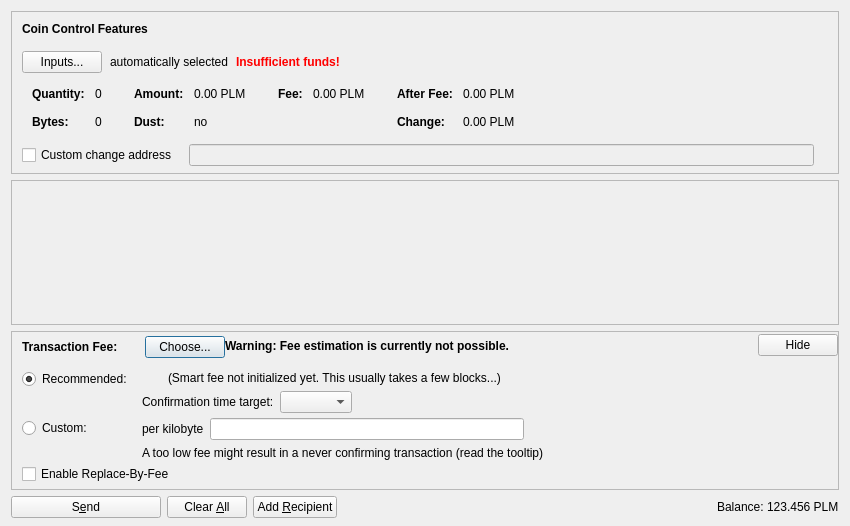
<?xml version="1.0" encoding="UTF-8"?>
<ui version="4.0">
 <class>SendCoinsDialog</class>
 <widget class="QDialog" name="SendCoinsDialog">
  <property name="geometry">
   <rect>
    <x>0</x>
    <y>0</y>
    <width>850</width>
    <height>526</height>
   </rect>
  </property>
  <property name="windowTitle">
   <string>Send Coins</string>
  </property>
  <layout class="QVBoxLayout" name="verticalLayout" stretch="0,1,0,0">
   <property name="bottomMargin">
    <number>8</number>
   </property>
   <item>
    <widget class="QFrame" name="frameCoinControl">
     <property name="sizePolicy">
      <sizepolicy hsizetype="Expanding" vsizetype="Expanding">
       <horstretch>0</horstretch>
       <verstretch>0</verstretch>
      </sizepolicy>
     </property>
     <property name="maximumSize">
      <size>
       <width>16777215</width>
       <height>16777215</height>
      </size>
     </property>
     <property name="frameShape">
      <enum>QFrame::StyledPanel</enum>
     </property>
     <property name="frameShadow">
      <enum>QFrame::Sunken</enum>
     </property>
     <layout class="QVBoxLayout" name="verticalLayoutCoinControl2">
      <property name="spacing">
       <number>0</number>
      </property>
      <property name="leftMargin">
       <number>0</number>
      </property>
      <property name="topMargin">
       <number>0</number>
      </property>
      <property name="rightMargin">
       <number>0</number>
      </property>
      <property name="bottomMargin">
       <number>6</number>
      </property>
      <item>
       <layout class="QVBoxLayout" name="verticalLayoutCoinControl" stretch="0,0,0,0,1">
        <property name="spacing">
         <number>0</number>
        </property>
        <property name="leftMargin">
         <number>10</number>
        </property>
        <property name="topMargin">
         <number>10</number>
        </property>
        <item>
         <layout class="QHBoxLayout" name="horizontalLayoutCoinControl1">
          <property name="bottomMargin">
           <number>15</number>
          </property>
          <item>
           <widget class="QLabel" name="labelCoinControlFeatures">
            <property name="sizePolicy">
             <sizepolicy hsizetype="Preferred" vsizetype="Maximum">
              <horstretch>0</horstretch>
              <verstretch>0</verstretch>
             </sizepolicy>
            </property>
            <property name="font">
             <font>
              <weight>75</weight>
              <bold>true</bold>
             </font>
            </property>
            <property name="styleSheet">
             <string notr="true">font-weight:bold;</string>
            </property>
            <property name="text">
             <string>Coin Control Features</string>
            </property>
           </widget>
          </item>
         </layout>
        </item>
        <item>
         <layout class="QHBoxLayout" name="horizontalLayoutCoinControl2" stretch="0,0,0,0">
          <property name="spacing">
           <number>8</number>
          </property>
          <property name="bottomMargin">
           <number>10</number>
          </property>
          <item>
           <widget class="QPushButton" name="pushButtonCoinControl">
            <property name="styleSheet">
             <string notr="true"/>
            </property>
            <property name="text">
             <string>Inputs...</string>
            </property>
            <property name="autoDefault">
             <bool>false</bool>
            </property>
           </widget>
          </item>
          <item>
           <widget class="QLabel" name="labelCoinControlAutomaticallySelected">
            <property name="text">
             <string>automatically selected</string>
            </property>
            <property name="margin">
             <number>5</number>
            </property>
           </widget>
          </item>
          <item>
           <widget class="QLabel" name="labelCoinControlInsuffFunds">
            <property name="font">
             <font>
              <weight>75</weight>
              <bold>true</bold>
             </font>
            </property>
            <property name="styleSheet">
             <string notr="true">color:red;font-weight:bold;</string>
            </property>
            <property name="text">
             <string>Insufficient funds!</string>
            </property>
            <property name="margin">
             <number>5</number>
            </property>
           </widget>
          </item>
          <item>
           <spacer name="horizontalSpacerCoinControl">
            <property name="orientation">
             <enum>Qt::Horizontal</enum>
            </property>
            <property name="sizeHint" stdset="0">
             <size>
              <width>40</width>
              <height>1</height>
             </size>
            </property>
           </spacer>
          </item>
         </layout>
        </item>
        <item>
         <widget class="QWidget" name="widgetCoinControl" native="true">
          <property name="sizePolicy">
           <sizepolicy hsizetype="Preferred" vsizetype="Preferred">
            <horstretch>0</horstretch>
            <verstretch>0</verstretch>
           </sizepolicy>
          </property>
          <property name="minimumSize">
           <size>
            <width>0</width>
            <height>0</height>
           </size>
          </property>
          <property name="styleSheet">
           <string notr="true"/>
          </property>
          <layout class="QHBoxLayout" name="horizontalLayoutCoinControl5">
           <property name="leftMargin">
            <number>0</number>
           </property>
           <property name="topMargin">
            <number>0</number>
           </property>
           <property name="rightMargin">
            <number>0</number>
           </property>
           <property name="bottomMargin">
            <number>0</number>
           </property>
           <item>
            <layout class="QHBoxLayout" name="horizontalLayoutCoinControl3" stretch="0,0,0,1">
             <property name="spacing">
              <number>20</number>
             </property>
             <property name="topMargin">
              <number>0</number>
             </property>
             <property name="bottomMargin">
              <number>10</number>
             </property>
             <item>
              <layout class="QFormLayout" name="formLayoutCoinControl1">
               <property name="horizontalSpacing">
                <number>10</number>
               </property>
               <property name="verticalSpacing">
                <number>14</number>
               </property>
               <property name="leftMargin">
                <number>10</number>
               </property>
               <property name="topMargin">
                <number>4</number>
               </property>
               <property name="rightMargin">
                <number>6</number>
               </property>
               <item row="0" column="0">
                <widget class="QLabel" name="labelCoinControlQuantityText">
                 <property name="font">
                  <font>
                   <weight>75</weight>
                   <bold>true</bold>
                  </font>
                 </property>
                 <property name="text">
                  <string>Quantity:</string>
                 </property>
                 <property name="margin">
                  <number>0</number>
                 </property>
                </widget>
               </item>
               <item row="0" column="1">
                <widget class="QLabel" name="labelCoinControlQuantity">
                 <property name="cursor">
                  <cursorShape>IBeamCursor</cursorShape>
                 </property>
                 <property name="contextMenuPolicy">
                  <enum>Qt::ActionsContextMenu</enum>
                 </property>
                 <property name="text">
                  <string notr="true">0</string>
                 </property>
                 <property name="margin">
                  <number>0</number>
                 </property>
                 <property name="textInteractionFlags">
                  <set>Qt::LinksAccessibleByMouse|Qt::TextSelectableByKeyboard|Qt::TextSelectableByMouse</set>
                 </property>
                </widget>
               </item>
               <item row="1" column="0">
                <widget class="QLabel" name="labelCoinControlBytesText">
                 <property name="font">
                  <font>
                   <weight>75</weight>
                   <bold>true</bold>
                  </font>
                 </property>
                 <property name="text">
                  <string>Bytes:</string>
                 </property>
                </widget>
               </item>
               <item row="1" column="1">
                <widget class="QLabel" name="labelCoinControlBytes">
                 <property name="cursor">
                  <cursorShape>IBeamCursor</cursorShape>
                 </property>
                 <property name="contextMenuPolicy">
                  <enum>Qt::ActionsContextMenu</enum>
                 </property>
                 <property name="text">
                  <string notr="true">0</string>
                 </property>
                 <property name="textInteractionFlags">
                  <set>Qt::LinksAccessibleByMouse|Qt::TextSelectableByKeyboard|Qt::TextSelectableByMouse</set>
                 </property>
                </widget>
               </item>
              </layout>
             </item>
             <item>
              <layout class="QFormLayout" name="formLayoutCoinControl2">
               <property name="horizontalSpacing">
                <number>10</number>
               </property>
               <property name="verticalSpacing">
                <number>14</number>
               </property>
               <property name="leftMargin">
                <number>6</number>
               </property>
               <property name="topMargin">
                <number>4</number>
               </property>
               <property name="rightMargin">
                <number>6</number>
               </property>
               <item row="0" column="0">
                <widget class="QLabel" name="labelCoinControlAmountText">
                 <property name="font">
                  <font>
                   <weight>75</weight>
                   <bold>true</bold>
                  </font>
                 </property>
                 <property name="text">
                  <string>Amount:</string>
                 </property>
                 <property name="margin">
                  <number>0</number>
                 </property>
                </widget>
               </item>
               <item row="0" column="1">
                <widget class="QLabel" name="labelCoinControlAmount">
                 <property name="cursor">
                  <cursorShape>IBeamCursor</cursorShape>
                 </property>
                 <property name="contextMenuPolicy">
                  <enum>Qt::ActionsContextMenu</enum>
                 </property>
                 <property name="text">
                  <string notr="true">0.00 PLM</string>
                 </property>
                 <property name="textInteractionFlags">
                  <set>Qt::LinksAccessibleByMouse|Qt::TextSelectableByKeyboard|Qt::TextSelectableByMouse</set>
                 </property>
                </widget>
               </item>
               <item row="1" column="0">
                <widget class="QLabel" name="labelCoinControlLowOutputText">
                 <property name="font">
                  <font>
                   <weight>75</weight>
                   <bold>true</bold>
                  </font>
                 </property>
                 <property name="text">
                  <string>Dust:</string>
                 </property>
                </widget>
               </item>
               <item row="1" column="1">
                <widget class="QLabel" name="labelCoinControlLowOutput">
                 <property name="cursor">
                  <cursorShape>IBeamCursor</cursorShape>
                 </property>
                 <property name="contextMenuPolicy">
                  <enum>Qt::ActionsContextMenu</enum>
                 </property>
                 <property name="text">
                  <string notr="true">no</string>
                 </property>
                 <property name="textInteractionFlags">
                  <set>Qt::LinksAccessibleByMouse|Qt::TextSelectableByKeyboard|Qt::TextSelectableByMouse</set>
                 </property>
                </widget>
               </item>
              </layout>
             </item>
             <item>
              <layout class="QFormLayout" name="formLayoutCoinControl3">
               <property name="horizontalSpacing">
                <number>10</number>
               </property>
               <property name="verticalSpacing">
                <number>14</number>
               </property>
               <property name="leftMargin">
                <number>6</number>
               </property>
               <property name="topMargin">
                <number>4</number>
               </property>
               <property name="rightMargin">
                <number>6</number>
               </property>
               <item row="0" column="0">
                <widget class="QLabel" name="labelCoinControlFeeText">
                 <property name="font">
                  <font>
                   <weight>75</weight>
                   <bold>true</bold>
                  </font>
                 </property>
                 <property name="text">
                  <string>Fee:</string>
                 </property>
                 <property name="margin">
                  <number>0</number>
                 </property>
                </widget>
               </item>
               <item row="0" column="1">
                <widget class="QLabel" name="labelCoinControlFee">
                 <property name="cursor">
                  <cursorShape>IBeamCursor</cursorShape>
                 </property>
                 <property name="contextMenuPolicy">
                  <enum>Qt::ActionsContextMenu</enum>
                 </property>
                 <property name="text">
                  <string notr="true">0.00 PLM</string>
                 </property>
                 <property name="textInteractionFlags">
                  <set>Qt::LinksAccessibleByMouse|Qt::TextSelectableByKeyboard|Qt::TextSelectableByMouse</set>
                 </property>
                </widget>
               </item>
              </layout>
             </item>
             <item>
              <layout class="QFormLayout" name="formLayoutCoinControl4">
               <property name="horizontalSpacing">
                <number>10</number>
               </property>
               <property name="verticalSpacing">
                <number>14</number>
               </property>
               <property name="leftMargin">
                <number>6</number>
               </property>
               <property name="topMargin">
                <number>4</number>
               </property>
               <property name="rightMargin">
                <number>6</number>
               </property>
               <item row="0" column="0">
                <widget class="QLabel" name="labelCoinControlAfterFeeText">
                 <property name="font">
                  <font>
                   <weight>75</weight>
                   <bold>true</bold>
                  </font>
                 </property>
                 <property name="text">
                  <string>After Fee:</string>
                 </property>
                 <property name="margin">
                  <number>0</number>
                 </property>
                </widget>
               </item>
               <item row="0" column="1">
                <widget class="QLabel" name="labelCoinControlAfterFee">
                 <property name="cursor">
                  <cursorShape>IBeamCursor</cursorShape>
                 </property>
                 <property name="contextMenuPolicy">
                  <enum>Qt::ActionsContextMenu</enum>
                 </property>
                 <property name="text">
                  <string notr="true">0.00 PLM</string>
                 </property>
                 <property name="textInteractionFlags">
                  <set>Qt::LinksAccessibleByMouse|Qt::TextSelectableByKeyboard|Qt::TextSelectableByMouse</set>
                 </property>
                </widget>
               </item>
               <item row="1" column="0">
                <widget class="QLabel" name="labelCoinControlChangeText">
                 <property name="font">
                  <font>
                   <weight>75</weight>
                   <bold>true</bold>
                  </font>
                 </property>
                 <property name="text">
                  <string>Change:</string>
                 </property>
                </widget>
               </item>
               <item row="1" column="1">
                <widget class="QLabel" name="labelCoinControlChange">
                 <property name="cursor">
                  <cursorShape>IBeamCursor</cursorShape>
                 </property>
                 <property name="contextMenuPolicy">
                  <enum>Qt::ActionsContextMenu</enum>
                 </property>
                 <property name="text">
                  <string notr="true">0.00 PLM</string>
                 </property>
                 <property name="textInteractionFlags">
                  <set>Qt::LinksAccessibleByMouse|Qt::TextSelectableByKeyboard|Qt::TextSelectableByMouse</set>
                 </property>
                </widget>
               </item>
              </layout>
             </item>
            </layout>
           </item>
          </layout>
         </widget>
        </item>
        <item>
         <layout class="QHBoxLayout" name="horizontalLayoutCoinControl4" stretch="0,0,0">
          <property name="spacing">
           <number>12</number>
          </property>
          <property name="sizeConstraint">
           <enum>QLayout::SetDefaultConstraint</enum>
          </property>
          <property name="topMargin">
           <number>5</number>
          </property>
          <property name="rightMargin">
           <number>5</number>
          </property>
          <item>
           <widget class="QCheckBox" name="checkBoxCoinControlChange">
            <property name="toolTip">
             <string>If this is activated, but the change address is empty or invalid, change will be sent to a newly generated address.</string>
            </property>
            <property name="text">
             <string>Custom change address</string>
            </property>
           </widget>
          </item>
          <item>
           <widget class="QValidatedLineEdit" name="lineEditCoinControlChange">
            <property name="enabled">
             <bool>false</bool>
            </property>
            <property name="sizePolicy">
             <sizepolicy hsizetype="Expanding" vsizetype="Fixed">
              <horstretch>0</horstretch>
              <verstretch>0</verstretch>
             </sizepolicy>
            </property>
           </widget>
          </item>
          <item>
           <widget class="QLabel" name="labelCoinControlChangeLabel">
            <property name="sizePolicy">
             <sizepolicy hsizetype="Preferred" vsizetype="Expanding">
              <horstretch>0</horstretch>
              <verstretch>0</verstretch>
             </sizepolicy>
            </property>
            <property name="minimumSize">
             <size>
              <width>0</width>
              <height>0</height>
             </size>
            </property>
            <property name="text">
             <string/>
            </property>
            <property name="margin">
             <number>3</number>
            </property>
           </widget>
          </item>
         </layout>
        </item>
        <item>
         <spacer name="verticalSpacerCoinControl">
          <property name="orientation">
           <enum>Qt::Vertical</enum>
          </property>
          <property name="sizeHint" stdset="0">
           <size>
            <width>800</width>
            <height>1</height>
           </size>
          </property>
         </spacer>
        </item>
       </layout>
      </item>
     </layout>
    </widget>
   </item>
   <item>
    <widget class="QScrollArea" name="scrollArea">
     <property name="widgetResizable">
      <bool>true</bool>
     </property>
     <widget class="QWidget" name="scrollAreaWidgetContents">
      <property name="geometry">
       <rect>
        <x>0</x>
        <y>0</y>
        <width>830</width>
        <height>104</height>
       </rect>
      </property>
      <layout class="QVBoxLayout" name="verticalLayout_2" stretch="0,1">
       <property name="leftMargin">
        <number>0</number>
       </property>
       <property name="topMargin">
        <number>0</number>
       </property>
       <property name="rightMargin">
        <number>0</number>
       </property>
       <property name="bottomMargin">
        <number>0</number>
       </property>
       <item>
        <layout class="QVBoxLayout" name="entries">
         <property name="spacing">
          <number>6</number>
         </property>
        </layout>
       </item>
       <item>
        <spacer name="verticalSpacer">
         <property name="orientation">
          <enum>Qt::Vertical</enum>
         </property>
         <property name="sizeHint" stdset="0">
          <size>
           <width>20</width>
           <height>40</height>
          </size>
         </property>
        </spacer>
       </item>
      </layout>
     </widget>
    </widget>
   </item>
   <item>
    <widget class="QFrame" name="frameFee">
     <property name="sizePolicy">
      <sizepolicy hsizetype="Expanding" vsizetype="Expanding">
       <horstretch>0</horstretch>
       <verstretch>0</verstretch>
      </sizepolicy>
     </property>
     <property name="maximumSize">
      <size>
       <width>16777215</width>
       <height>16777215</height>
      </size>
     </property>
     <property name="frameShape">
      <enum>QFrame::StyledPanel</enum>
     </property>
     <property name="frameShadow">
      <enum>QFrame::Sunken</enum>
     </property>
     <layout class="QVBoxLayout" name="verticalLayoutFee1">
      <property name="spacing">
       <number>0</number>
      </property>
      <property name="leftMargin">
       <number>0</number>
      </property>
      <property name="topMargin">
       <number>0</number>
      </property>
      <property name="rightMargin">
       <number>0</number>
      </property>
      <property name="bottomMargin">
       <number>0</number>
      </property>
      <item>
       <layout class="QVBoxLayout" name="verticalLayoutFee2" stretch="0,0,0">
        <property name="spacing">
         <number>0</number>
        </property>
        <property name="leftMargin">
         <number>10</number>
        </property>
        <property name="topMargin">
         <number>0</number>
        </property>
        <item>
         <layout class="QHBoxLayout" name="horizontalLayoutFee1">
          <property name="bottomMargin">
           <number>0</number>
          </property>
          <item>
           <layout class="QVBoxLayout" name="verticalLayoutFee7">
            <property name="spacing">
             <number>0</number>
            </property>
            <item>
             <spacer name="verticalSpacerSmartFee">
              <property name="orientation">
               <enum>Qt::Vertical</enum>
              </property>
              <property name="sizeType">
               <enum>QSizePolicy::Fixed</enum>
              </property>
              <property name="sizeHint" stdset="0">
               <size>
                <width>1</width>
                <height>4</height>
               </size>
              </property>
             </spacer>
            </item>
            <item>
             <layout class="QHBoxLayout" name="horizontalLayoutSmartFee">
              <property name="spacing">
               <number>10</number>
              </property>
              <item>
               <widget class="QLabel" name="labelFeeHeadline">
                <property name="sizePolicy">
                 <sizepolicy hsizetype="Preferred" vsizetype="Maximum">
                  <horstretch>0</horstretch>
                  <verstretch>0</verstretch>
                 </sizepolicy>
                </property>
                <property name="font">
                 <font>
                  <weight>75</weight>
                  <bold>true</bold>
                 </font>
                </property>
                <property name="styleSheet">
                 <string notr="true">font-weight:bold;</string>
                </property>
                <property name="text">
                 <string>Transaction Fee:</string>
                </property>
               </widget>
              </item>
              <item>
               <widget class="QLabel" name="labelFeeMinimized">
                <property name="text">
                 <string/>
                </property>
               </widget>
              </item>
              <item>
               <widget class="QPushButton" name="buttonChooseFee">
                <property name="text">
                 <string>Choose...</string>
                </property>
               </widget>
              </item>
             </layout>
            </item>
            <item>
             <spacer name="verticalSpacer_5">
              <property name="orientation">
               <enum>Qt::Vertical</enum>
              </property>
              <property name="sizeHint" stdset="0">
               <size>
                <width>1</width>
                <height>1</height>
               </size>
              </property>
             </spacer>
            </item>
           </layout>
          </item>
          <item>
           <widget class="QLabel" name="fallbackFeeWarningLabel">
            <property name="toolTip">
             <string>Using the fallbackfee can result in sending a transaction that will take several hours or days (or never) to confirm. Consider choosing your fee manually or wait until you have validated the complete chain.</string>
            </property>
            <property name="font">
            <font>
                <weight>75</weight>
                <bold>true</bold>
            </font>
            </property>
            <property name="text">
             <string>Warning: Fee estimation is currently not possible.</string>
            </property>
            <property name="wordWrap">
             <bool>false</bool>
            </property>
           </widget>
          </item>
          <item>
           <spacer name="horizontalSpacer_4">
            <property name="orientation">
             <enum>Qt::Horizontal</enum>
            </property>
            <property name="sizeType">
             <enum>QSizePolicy::MinimumExpanding</enum>
            </property>
            <property name="sizeHint" stdset="0">
             <size>
              <width>40</width>
              <height>20</height>
             </size>
            </property>
           </spacer>
          </item>
          <item>
           <widget class="QPushButton" name="buttonMinimizeFee">
            <property name="toolTip">
             <string>Hide transaction fee settings</string>
            </property>
            <property name="text">
             <string>Hide</string>
            </property>
           </widget>
          </item>
         </layout>
        </item>
        <item>
         <widget class="QFrame" name="frameFeeSelection">
          <layout class="QVBoxLayout" name="verticalLayoutFee12">
           <property name="spacing">
            <number>0</number>
           </property>
           <property name="leftMargin">
            <number>0</number>
           </property>
           <property name="topMargin">
            <number>0</number>
           </property>
           <property name="rightMargin">
            <number>0</number>
           </property>
           <property name="bottomMargin">
            <number>0</number>
           </property>
           <item>
            <layout class="QGridLayout" name="gridLayoutFee">
             <property name="topMargin">
              <number>10</number>
             </property>
             <property name="bottomMargin">
              <number>4</number>
             </property>
             <property name="horizontalSpacing">
              <number>10</number>
             </property>
             <property name="verticalSpacing">
              <number>4</number>
             </property>
             <item row="1" column="1">
              <layout class="QVBoxLayout" name="verticalLayoutFee8">
               <property name="spacing">
                <number>6</number>
               </property>
               <item>
                <layout class="QHBoxLayout" name="horizontalLayoutFee13">
                 <item>
                  <widget class="QLabel" name="labelCustomPerKilobyte">
                   <property name="toolTip">
                    <string>Specify a custom fee per kB (1,000 bytes) of the transaction's virtual size.

Note:  Since the fee is calculated on a per-byte basis, a fee of "100 satoshis per kB" for a transaction size of 500 bytes (half of 1 kB) would ultimately yield a fee of only 50 satoshis.</string>
                   </property>
                   <property name="text">
                    <string>per kilobyte</string>
                   </property>
                  </widget>
                 </item>
                 <item>
                  <widget class="blockleAmountField" name="customFee"/>
                 </item>
                 <item>
                  <spacer name="horizontalSpacer_6">
                   <property name="orientation">
                    <enum>Qt::Horizontal</enum>
                   </property>
                   <property name="sizeHint" stdset="0">
                    <size>
                     <width>1</width>
                     <height>1</height>
                    </size>
                   </property>
                  </spacer>
                 </item>
                </layout>
               </item>
               <item>
                <layout class="QHBoxLayout" name="horizontalLayoutFee8">
                 <item>
                  <widget class="QLabel" name="labelCustomFeeWarning">
                   <property name="enabled">
                    <bool>true</bool>
                   </property>
                   <property name="toolTip">
                    <string>When there is less transaction volume than space in the blocks, miners as well as relaying nodes may enforce a minimum fee. Paying only this minimum fee is just fine, but be aware that this can result in a never confirming transaction once there is more demand for blockle transactions than the network can process.</string>
                   </property>
                   <property name="text">
                    <string>A too low fee might result in a never confirming transaction (read the tooltip)</string>
                   </property>
                  </widget>
                 </item>
                 <item>
                  <spacer name="horizontalSpacer_2">
                   <property name="orientation">
                    <enum>Qt::Horizontal</enum>
                   </property>
                   <property name="sizeHint" stdset="0">
                    <size>
                     <width>1</width>
                     <height>1</height>
                    </size>
                   </property>
                  </spacer>
                 </item>
                </layout>
               </item>
              </layout>
             </item>
             <item row="0" column="0">
              <layout class="QVBoxLayout" name="verticalLayoutFee4" stretch="0,1">
               <item>
                <widget class="QRadioButton" name="radioSmartFee">
                 <property name="text">
                  <string>Recommended:</string>
                 </property>
                 <property name="checked">
                  <bool>true</bool>
                 </property>
                 <attribute name="buttonGroup">
                  <string notr="true">groupFee</string>
                 </attribute>
                </widget>
               </item>
               <item>
                <spacer name="verticalSpacer_2">
                 <property name="orientation">
                  <enum>Qt::Vertical</enum>
                 </property>
                 <property name="sizeHint" stdset="0">
                  <size>
                   <width>1</width>
                   <height>1</height>
                  </size>
                 </property>
                </spacer>
               </item>
              </layout>
             </item>
             <item row="1" column="0">
              <layout class="QVBoxLayout" name="verticalLayoutFee9" stretch="0,1">
               <item>
                <widget class="QRadioButton" name="radioCustomFee">
                 <property name="text">
                  <string>Custom:</string>
                 </property>
                 <attribute name="buttonGroup">
                  <string notr="true">groupFee</string>
                 </attribute>
                </widget>
               </item>
               <item>
                <spacer name="verticalSpacer_6">
                 <property name="orientation">
                  <enum>Qt::Vertical</enum>
                 </property>
                 <property name="sizeHint" stdset="0">
                  <size>
                   <width>1</width>
                   <height>1</height>
                  </size>
                 </property>
                </spacer>
               </item>
              </layout>
             </item>
             <item row="0" column="1">
              <layout class="QVBoxLayout" name="verticalLayoutFee3" stretch="0,0,1">
               <property name="spacing">
                <number>6</number>
               </property>
               <property name="topMargin">
                <number>2</number>
               </property>
               <item>
                <layout class="QHBoxLayout" name="horizontalLayoutFee12">
                 <item>
                  <widget class="QLabel" name="labelSmartFee">
                   <property name="text">
                    <string/>
                   </property>
                  </widget>
                 </item>
                 <item>
                  <widget class="QLabel" name="labelFeeEstimation">
                   <property name="text">
                    <string/>
                   </property>
                  </widget>
                 </item>
                 <item>
                  <widget class="QLabel" name="labelSmartFee2">
                   <property name="text">
                    <string>(Smart fee not initialized yet. This usually takes a few blocks...)</string>
                   </property>
                  </widget>
                 </item>
                 <item>
                  <spacer name="horizontalSpacer_5">
                   <property name="orientation">
                    <enum>Qt::Horizontal</enum>
                   </property>
                   <property name="sizeHint" stdset="0">
                    <size>
                     <width>1</width>
                     <height>1</height>
                    </size>
                   </property>
                  </spacer>
                 </item>
                </layout>
               </item>
               <item>
                <layout class="QHBoxLayout" name="horizontalLayoutFee9">
                 <item>
                  <layout class="QVBoxLayout" name="verticalLayoutFee6">
                   <item>
                    <widget class="QLabel" name="labelSmartFee3">
                     <property name="text">
                      <string>Confirmation time target:</string>
                     </property>
                    </widget>
                   </item>
                  </layout>
                 </item>
                 <item>
                  <layout class="QVBoxLayout" name="verticalLayoutFee5">
                   <property name="rightMargin">
                    <number>30</number>
                   </property>
                   <item>
                    <layout class="QHBoxLayout" name="horizontalLayoutConfTarget">
                     <property name="bottomMargin">
                      <number>0</number>
                     </property>
                     <item>
                      <widget class="QComboBox" name="confTargetSelector"/>
                     </item>
                     <item>
                      <spacer name="horizontalSpacerConfTarget">
                       <property name="orientation">
                        <enum>Qt::Horizontal</enum>
                       </property>
                       <property name="sizeHint" stdset="0">
                        <size>
                         <width>40</width>
                         <height>20</height>
                        </size>
                       </property>
                      </spacer>
                     </item>
                    </layout>
                   </item>
                  </layout>
                 </item>
                </layout>
               </item>
               <item>
                <spacer name="verticalSpacer_4">
                 <property name="orientation">
                  <enum>Qt::Vertical</enum>
                 </property>
                 <property name="sizeHint" stdset="0">
                  <size>
                   <width>1</width>
                   <height>1</height>
                  </size>
                 </property>
                </spacer>
               </item>
              </layout>
             </item>
            </layout>
           </item>
           <item>
            <widget class="QCheckBox" name="optInRBF">
             <property name="text">
              <string>Enable Replace-By-Fee</string>
             </property>
             <property name="toolTip">
              <string>With Replace-By-Fee (BIP-125) you can increase a transaction's fee after it is sent. Without this, a higher fee may be recommended to compensate for increased transaction delay risk.</string>
             </property>
            </widget>
           </item>
          </layout>
         </widget>
        </item>
        <item>
         <spacer name="verticalSpacerFee">
          <property name="orientation">
           <enum>Qt::Vertical</enum>
          </property>
          <property name="sizeHint" stdset="0">
           <size>
            <width>40</width>
            <height>5</height>
           </size>
          </property>
         </spacer>
        </item>
       </layout>
      </item>
     </layout>
    </widget>
   </item>
   <item>
    <layout class="QHBoxLayout" name="horizontalLayout">
     <item>
      <widget class="QPushButton" name="sendButton">
       <property name="minimumSize">
        <size>
         <width>150</width>
         <height>0</height>
        </size>
       </property>
       <property name="toolTip">
        <string>Confirm the send action</string>
       </property>
       <property name="text">
        <string>S&amp;end</string>
       </property>
       <property name="icon">
        <iconset resource="../blockle.qrc">
         <normaloff>:/icons/send</normaloff>:/icons/send</iconset>
       </property>
       <property name="autoDefault">
        <bool>false</bool>
       </property>
       <property name="default">
        <bool>false</bool>
       </property>
      </widget>
     </item>
     <item>
      <widget class="QPushButton" name="clearButton">
       <property name="sizePolicy">
        <sizepolicy hsizetype="Minimum" vsizetype="Fixed">
         <horstretch>0</horstretch>
         <verstretch>0</verstretch>
        </sizepolicy>
       </property>
       <property name="toolTip">
        <string>Clear all fields of the form.</string>
       </property>
       <property name="text">
        <string>Clear &amp;All</string>
       </property>
       <property name="icon">
        <iconset resource="../blockle.qrc">
         <normaloff>:/icons/remove</normaloff>:/icons/remove</iconset>
       </property>
       <property name="autoDefault">
        <bool>false</bool>
       </property>
      </widget>
     </item>
     <item>
      <widget class="QPushButton" name="addButton">
       <property name="toolTip">
        <string>Send to multiple recipients at once</string>
       </property>
       <property name="text">
        <string>Add &amp;Recipient</string>
       </property>
       <property name="icon">
        <iconset resource="../blockle.qrc">
         <normaloff>:/icons/add</normaloff>:/icons/add</iconset>
       </property>
       <property name="autoDefault">
        <bool>false</bool>
       </property>
      </widget>
     </item>
     <item>
      <spacer name="horizontalSpacer">
       <property name="orientation">
        <enum>Qt::Horizontal</enum>
       </property>
       <property name="sizeHint" stdset="0">
        <size>
         <width>40</width>
         <height>20</height>
        </size>
       </property>
      </spacer>
     </item>
     <item>
      <layout class="QHBoxLayout" name="horizontalLayout_2">
       <property name="spacing">
        <number>3</number>
       </property>
       <item>
        <widget class="QLabel" name="labelBalanceName">
         <property name="sizePolicy">
          <sizepolicy hsizetype="Preferred" vsizetype="Fixed">
           <horstretch>0</horstretch>
           <verstretch>0</verstretch>
          </sizepolicy>
         </property>
         <property name="text">
          <string>Balance:</string>
         </property>
        </widget>
       </item>
       <item>
        <widget class="QLabel" name="labelBalance">
         <property name="sizePolicy">
          <sizepolicy hsizetype="Preferred" vsizetype="Fixed">
           <horstretch>0</horstretch>
           <verstretch>0</verstretch>
          </sizepolicy>
         </property>
         <property name="cursor">
          <cursorShape>IBeamCursor</cursorShape>
         </property>
         <property name="text">
          <string notr="true">123.456 PLM</string>
         </property>
         <property name="textInteractionFlags">
          <set>Qt::LinksAccessibleByMouse|Qt::TextSelectableByKeyboard|Qt::TextSelectableByMouse</set>
         </property>
        </widget>
       </item>
      </layout>
     </item>
    </layout>
   </item>
  </layout>
 </widget>
 <customwidgets>
  <customwidget>
   <class>QValidatedLineEdit</class>
   <extends>QLineEdit</extends>
   <header>qt/qvalidatedlineedit.h</header>
  </customwidget>
  <customwidget>
   <class>blockleAmountField</class>
   <extends>QLineEdit</extends>
   <header>qt/blockleamountfield.h</header>
   <container>1</container>
  </customwidget>
 </customwidgets>
 <resources>
  <include location="../blockle.qrc"/>
 </resources>
 <connections/>
 <buttongroups>
  <buttongroup name="groupFee"/>
 </buttongroups>
</ui>
